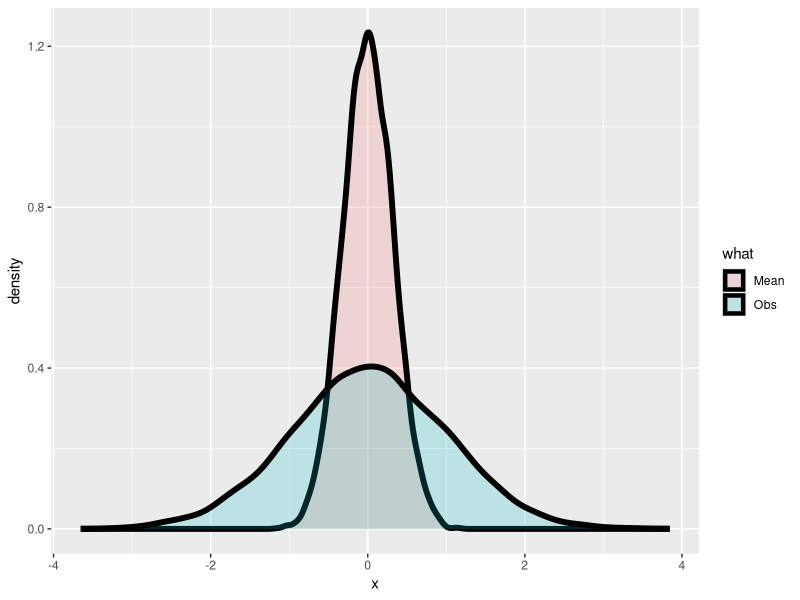
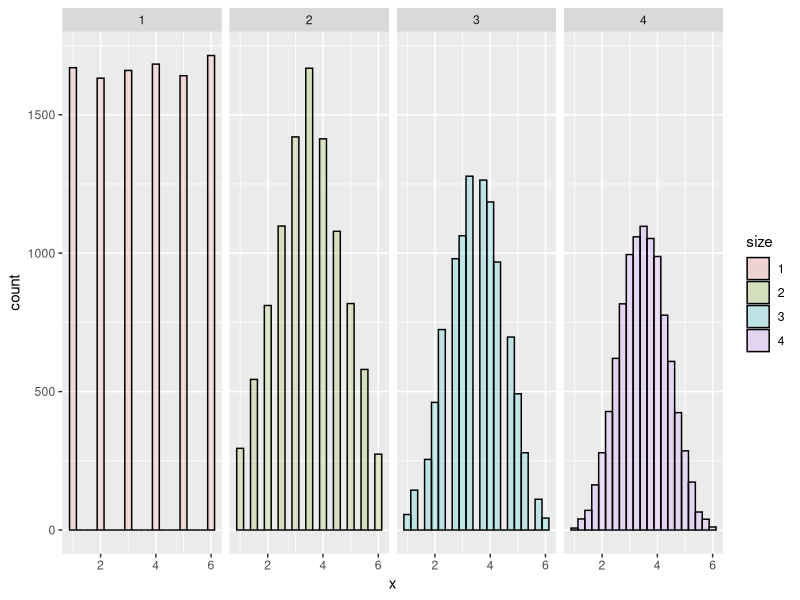
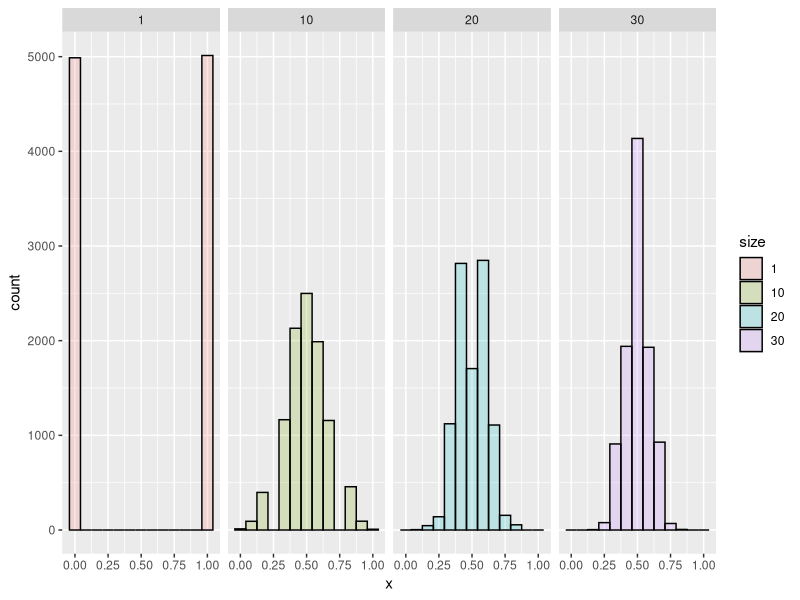

Reproduce these figures in R, in order.
# Expected Value for PDFs


## Simulation experiment -Simulating normals with mean 0 and variance 1 versus averages of 10 normals from the same population
library(ggplot2)
nosim <- 10000; n <- 10
dat <- data.frame(
        x = c(rnorm(nosim), apply(matrix(rnorm(nosim * n), nosim), 1, mean)),
        what = factor(rep(c("Obs", "Mean"), c(nosim, nosim))) 
)
ggplot(dat, aes(x = x, fill = what)) + geom_density(size = 2, alpha = .2); 

## Averages of x die rolls
dat <- data.frame(
        x = c(sample(1 : 6, nosim, replace = TRUE),
              apply(matrix(sample(1 : 6, nosim * 2, replace = TRUE), 
                           nosim), 1, mean),
              apply(matrix(sample(1 : 6, nosim * 3, replace = TRUE), 
                           nosim), 1, mean),
              apply(matrix(sample(1 : 6, nosim * 4, replace = TRUE), 
                           nosim), 1, mean)
        ),
        size = factor(rep(1 : 4, rep(nosim, 4))))
g <- ggplot(dat, aes(x = x, fill = size)) + geom_histogram(alpha = .20, binwidth=.25, colour = "black") 
g + facet_grid(. ~ size)


## Averages of x coin flips

dat <- data.frame(
        x = c(sample(0 : 1, nosim, replace = TRUE),
              apply(matrix(sample(0 : 1, nosim * 10, replace = TRUE), 
                           nosim), 1, mean),
              apply(matrix(sample(0 : 1, nosim * 20, replace = TRUE), 
                           nosim), 1, mean),
              apply(matrix(sample(0 : 1, nosim * 30, replace = TRUE), 
                           nosim), 1, mean)
        ),
        size = factor(rep(c(1, 10, 20, 30), rep(nosim, 4))))
g <- ggplot(dat, aes(x = x, fill = size)) + geom_histogram(alpha = .20, binwidth = 1 / 12, colour = "black"); 
g + facet_grid(. ~ size)
